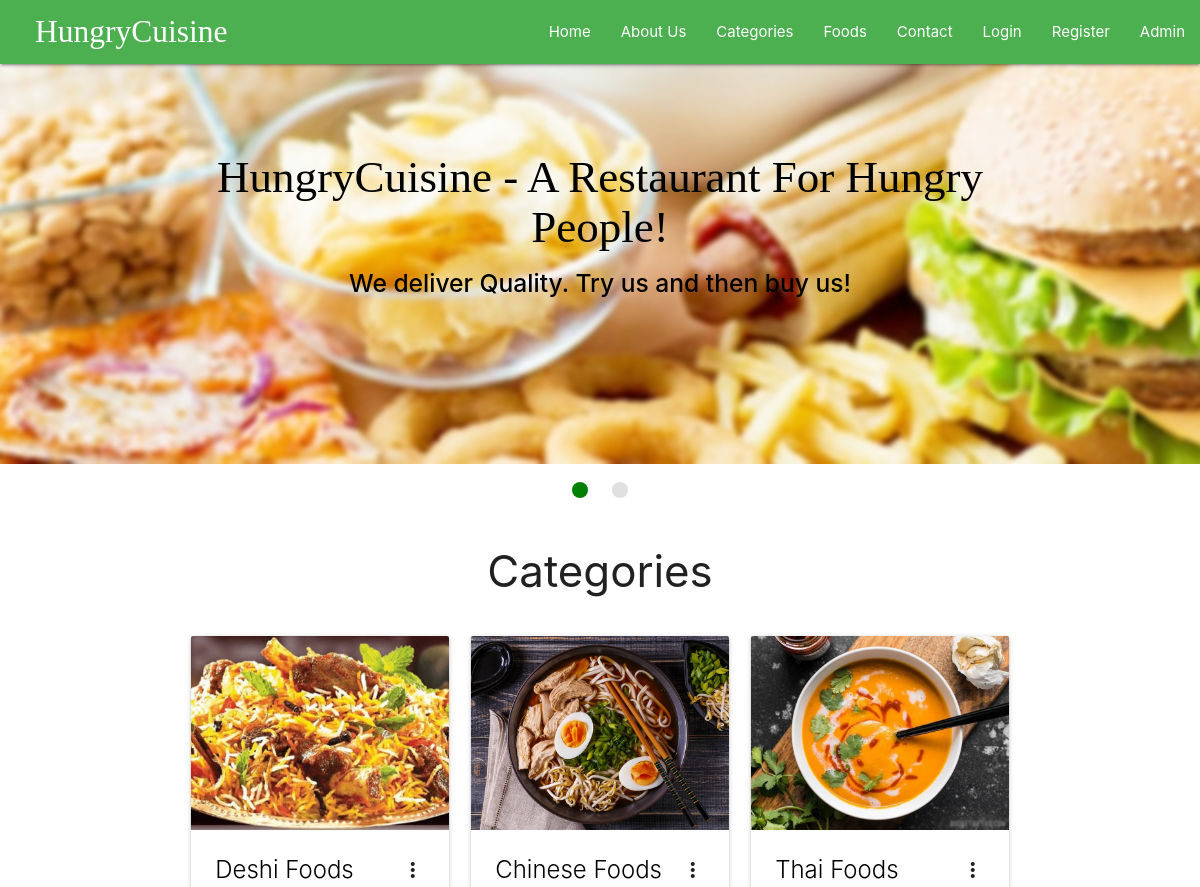
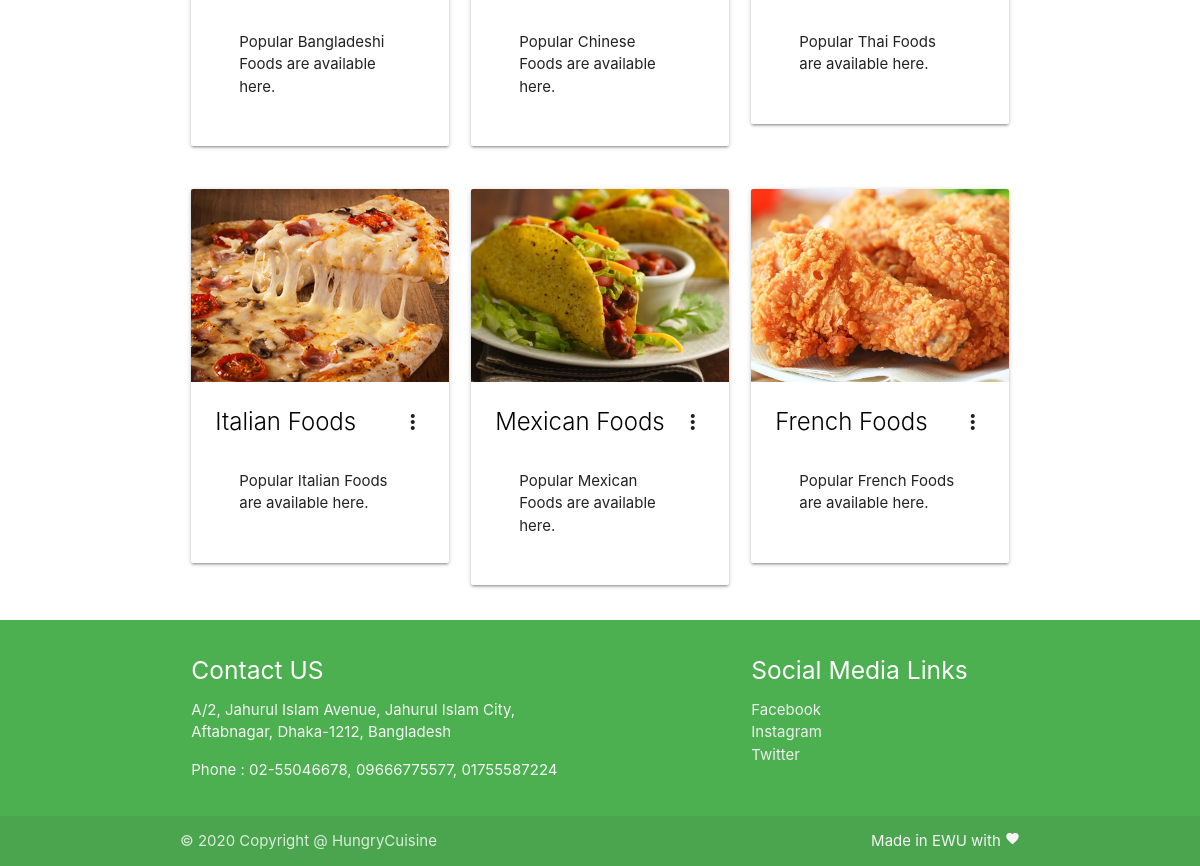
Screenshot of /food-categories.php with the database file from the repository (2 pictures, top to bottom).
### tables this page shows
CREATE TABLE `categories` (
  `id` int(11) NOT NULL,
  `name` varchar(250) NOT NULL,
  `short_desc` varchar(250) NOT NULL,
  `long_desc` varchar(500) NOT NULL
);

### chunks/categories.php (the view, shortened to what this page needs)
<?php
require('backends/connection-pdo.php');
$sql = 'SELECT * FROM categories';
$query  = $pdoconn->prepare($sql);
$query->execute();
$arr_all = $query->fetchAll(PDO::FETCH_ASSOC);
?>
<section class="fcategories">
	<div class="container">
		<div class="section white center">
			<h3 class="header">Categories</h3>
		</div>
<?php if (count($arr_all) == 0) {
	echo '<div class="section gray center" style="border: 1px solid black; border-radius: 5px;">
			<p class="header">Sorry No Categories to Display!</p>
		</div>';
} else {  ?>
<?php for ($i=1; $i <= count($arr_all); ) { ?>
		<div class="row">
			<?php for ($j=1; $j <= 3; $j++) { ?>
			<div class="col s12 m4">
				<div class="card">
				    <div class="card-image waves-effect waves-block waves-light">
				      <img class="activator" src="images/cat<?php echo $i+$j-1; ?>.jpg">
				    </div>
				    <div class="card-content">
				      <span class="card-title activator grey-text text-darken-4"><a class="black-text" href="foods.php?id=<?php echo $arr_all[$i+$j-2]['id']; ?>"><?php echo $arr_all[$i+$j-2]['name']; ?></a><i class="material-icons right">more_vert</i></span>
				      <div class="card-content">
			          <p><?php echo $arr_all[$i+$j-2]['short_desc']; ?></p>
			        </div>
				    </div>
				  </div>
			</div>
			<?php } ?>
			<?php $i = $i + 3; ?>
		</div>
		<?php
				}
			}
			 ?>
	</div>
</section>

### food-categories.php (shortened to what this page needs)
<!DOCTYPE html>
<html lang="en">
<head>
	<link rel="stylesheet" href="https://cdnjs.cloudflare.com/ajax/libs/materialize/1.0.0/css/materialize.min.css">
	<link rel="stylesheet" href="css/style.css">
</head>
<body>
	<?php require('chunks/navbar.php'); ?>
	<?php require('chunks/banner-slider.php'); ?>
	<?php require('chunks/categories.php'); ?>
	<?php require('chunks/footer.php'); ?>
</body>
</html>

### chunks/navbar.php (shortened to what this page needs)
<section class="fnavbar">
		<div class="navbar-fixed">
		<nav class="green">
		    <div class="nav-wrapper">
		      <a href="#" class="brand-logo">HungryCuisine</a>
		      <ul class="right hide-on-med-and-down">
		        <li><a href="index.php" class="hvr-grow">Home</a></li>
		        <li><a href="about-hungry-cuisine.php" class="hvr-grow">About Us</a></li>
		        <li><a href="food-categories.php" class="hvr-grow">Categories</a></li>
		        <li><a href="foods.php" class="hvr-grow">Foods</a></li>
		        <li><a href="#" class="hvr-grow" onclick="toggleModal('Contact Info', 'You can contact us directly by calling to these numbers: 02-55046678, 09666775577, 01755587224. Check the bottom Footer Section of the website for more info.');">Contact</a></li>
		        <?php
		        	if (isset($_SESSION['user'])) {
		        		echo '<li><a href="#" class="hvr-grow">Hi, '.$_SESSION['user'].'</a></li>
                        <li><a href="orders.php" class="hvr-grow">My Orders</a></li>
		        		<li><a href="logout.php" class="hvr-grow">Logout</a></li>';
		        	} else {
		        		echo '<li><a href="#" class="hvr-grow modal-trigger" data-target="modal1">Login</a></li>
		        		<li><a href="#" class="hvr-grow modal-trigger" data-target="modal2">Register</a></li>
                        <li><a href="admin/" class="hvr-grow">Admin</a></li>';
		        	}
		        ?>
		      </ul>
		    </div>
		  </nav>
		</div>
	</section>

### chunks/banner-slider.php (shortened to what this page needs)
<section class="fslider">
		<div class="slider">
			<ul class="slides">
		    <li>
		    	<img src="images/banner3.jpg">
		    	<div class="caption center-align black-text">
		        <h3 style="font-size: 3rem !important; font-style: bold !important; font-family: 'Bree Serif', serif;">HungryCuisine - A Restaurant For Hungry People!</h3>
		        <h5 class="light black-text text-lighten-3"><strong>We deliver Quality. Try us and then buy us!</strong></h5>
		      </div>
		    </li>
		    </ul>
	  </div>
	</section>

### chunks/footer.php
<section class="ffooter">
		<footer class="page-footer green">
          <div class="container">
            <div class="row">
              <div class="col l6 s12">
                <h5 class="white-text">Contact US</h5>
                <p class="grey-text text-lighten-4">A/2, Jahurul Islam Avenue, Jahurul Islam City,<br>Aftabnagar, Dhaka-1212, Bangladesh</p>
                <p class="grey-text text-lighten-4">Phone :  02-55046678, 09666775577, 01755587224</p>
              </div>
              <div class="col l4 offset-l2 s12">
                <h5 class="white-text">Social Media Links</h5>
                <ul>
                  <li><a class="grey-text text-lighten-3" href="#!">Facebook</a></li>
                  <li><a class="grey-text text-lighten-3" href="#!">Instagram</a></li>
                  <li><a class="grey-text text-lighten-3" href="#!">Twitter</a></li>
                </ul>
              </div>
            </div>
          </div>
          <div class="footer-copyright">
            <div class="container">
            © 2020 Copyright @ HungryCuisine
            <a class="grey-text text-lighten-4 right" href="#!">Made in EWU with <span><i class="tiny material-icons">favorite</i></span></a>
            </div>
          </div>
        </footer>
	</section>

### css/style.css (style rules this page uses)
.nav-wrapper > a { text-decoration: none; font-family: 'ariel', cursive; }
.hvr-grow { text-decoration: none; }
@media (min-width : 992px) { .nav-wrapper > a { padding-left: 35px; } }

### rows the page displays
categories: shows a picture, name "Deshi Foods", short_desc "Popular Bangladeshi Foods are available here."
categories: shows a picture, name "Chinese Foods", short_desc "Popular Chinese Foods are available here."
categories: shows a picture, name "Thai Foods", short_desc "Popular Thai Foods are available here."
categories: shows a picture, name "Italian Foods", short_desc "Popular Italian Foods are available here."
categories: shows a picture, name "Mexican Foods", short_desc "Popular Mexican Foods are available here."
categories: shows a picture, name "French Foods", short_desc "Popular French Foods are available here."
